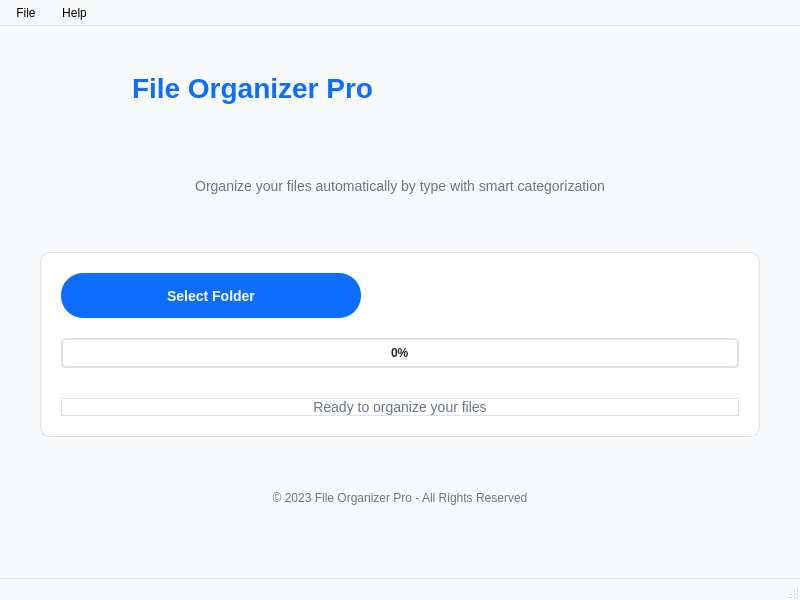
<?xml version="1.0" encoding="UTF-8"?>
<ui version="4.0">
 <class>MainWindow</class>
 <widget class="QMainWindow" name="MainWindow">
  <property name="geometry">
   <rect>
    <x>0</x>
    <y>0</y>
    <width>800</width>
    <height>600</height>
   </rect>
  </property>
  <property name="minimumSize">
   <size>
    <width>600</width>
    <height>400</height>
   </size>
  </property>
  <property name="windowTitle">
   <string>File Organizer Pro</string>
  </property>
  <property name="styleSheet">
   <string notr="true">QMainWindow {
    background-color: #f8f9fa;
}
QPushButton {
    background-color: #0d6efd;
    color: white;
    border: none;
    padding: 10px 20px;
    border-radius: 5px;
    font-size: 14px;
    font-weight: bold;
}
QPushButton:hover {
    background-color: #0b5ed7;
}
QPushButton:pressed {
    background-color: #0a58ca;
}
QPushButton:disabled {
    background-color: #6c757d;
    color: #e9ecef;
}
QProgressBar {
    border: 2px solid #dee2e6;
    border-radius: 5px;
    text-align: center;
    background-color: #FFFFFF;
    height: 25px;
    font-weight: bold;
    color: #212529;
}
QProgressBar::chunk {
    background-color: #0d6efd;
    border-radius: 3px;
}
QLabel {
    color: #212529;
    font-size: 13px;
}
QMenuBar {
    background-color: #f8f9fa;
    border-bottom: 1px solid #dee2e6;
}
QMenuBar::item {
    padding: 6px 10px;
    background: transparent;
}
QMenuBar::item:selected {
    background: #e9ecef;
    border-radius: 4px;
}
QStatusBar {
    background-color: #f8f9fa;
    color: #6c757d;
    border-top: 1px solid #dee2e6;
}</string>
  </property>
  <widget class="QWidget" name="centralwidget">
   <layout class="QVBoxLayout" name="verticalLayout">
    <property name="spacing">
     <number>20</number>
    </property>
    <property name="leftMargin">
     <number>40</number>
    </property>
    <property name="topMargin">
     <number>40</number>
    </property>
    <property name="rightMargin">
     <number>40</number>
    </property>
    <property name="bottomMargin">
     <number>40</number>
    </property>
    <item>
     <layout class="QHBoxLayout" name="headerLayout">
      <item>
       <widget class="QLabel" name="logoLabel">
        <property name="minimumSize">
         <size>
          <width>64</width>
          <height>64</height>
         </size>
        </property>
        <property name="maximumSize">
         <size>
          <width>64</width>
          <height>64</height>
         </size>
        </property>
        <property name="text">
         <string/>
        </property>
        <property name="pixmap">
         <pixmap resource="resources.qrc">:/icons/app_icon.png</pixmap>
        </property>
        <property name="scaledContents">
         <bool>true</bool>
        </property>
       </widget>
      </item>
      <item>
       <widget class="QLabel" name="titleLabel">
        <property name="sizePolicy">
         <sizepolicy hsizetype="Preferred" vsizetype="Maximum">
          <horstretch>0</horstretch>
          <verstretch>0</verstretch>
         </sizepolicy>
        </property>
        <property name="styleSheet">
         <string notr="true">font-size: 28px;
font-weight: bold;
color: #0d6efd;
margin-bottom: 20px;</string>
        </property>
        <property name="text">
         <string>File Organizer Pro</string>
        </property>
        <property name="alignment">
         <set>Qt::AlignLeading|Qt::AlignLeft|Qt::AlignVCenter</set>
        </property>
       </widget>
      </item>
     </layout>
    </item>
    <item>
     <widget class="QLabel" name="descriptionLabel">
      <property name="styleSheet">
       <string notr="true">color: #6c757d;
font-size: 14px;
margin-bottom: 10px;</string>
      </property>
      <property name="text">
       <string>Organize your files automatically by type with smart categorization</string>
      </property>
      <property name="alignment">
       <set>Qt::AlignCenter</set>
      </property>
     </widget>
    </item>
    <item>
     <widget class="QFrame" name="mainFrame">
      <property name="frameShape">
       <enum>QFrame::StyledPanel</enum>
      </property>
      <property name="frameShadow">
       <enum>QFrame::Raised</enum>
      </property>
      <property name="styleSheet">
       <string notr="true">QFrame {
    background-color: white;
    border-radius: 10px;
    border: 1px solid #dee2e6;
}</string>
      </property>
      <layout class="QVBoxLayout" name="verticalLayout_2">
       <property name="spacing">
        <number>20</number>
       </property>
       <property name="leftMargin">
        <number>20</number>
       </property>
       <property name="topMargin">
        <number>20</number>
       </property>
       <property name="rightMargin">
        <number>20</number>
       </property>
       <property name="bottomMargin">
        <number>20</number>
       </property>
       <item>
        <widget class="QPushButton" name="selectFolderButton">
         <property name="minimumSize">
          <size>
           <width>200</width>
           <height>45</height>
          </size>
         </property>
         <property name="maximumSize">
          <size>
           <width>300</width>
           <height>45</height>
          </size>
         </property>
         <property name="font">
          <font>
           <pointsize>14</pointsize>
           <bold>true</bold>
          </font>
         </property>
         <property name="cursor">
          <cursorShape>PointingHandCursor</cursorShape>
         </property>
         <property name="layoutDirection">
          <enum>Qt::LeftToRight</enum>
         </property>
         <property name="styleSheet">
          <string notr="true">QPushButton {
    background-color: #0d6efd;
    color: white;
    border: none;
    padding: 10px 20px;
    border-radius: 22px;
    font-size: 14px;
    font-weight: bold;
}
QPushButton:hover {
    background-color: #0b5ed7;
}
QPushButton:pressed {
    background-color: #0a58ca;
}</string>
         </property>
         <property name="text">
          <string>Select Folder</string>
         </property>
         <property name="icon">
          <iconset resource="resources.qrc">
           <normaloff>:/icons/folder.png</normaloff>:/icons/folder.png</iconset>
         </property>
         <property name="iconSize">
          <size>
           <width>20</width>
           <height>20</height>
          </size>
         </property>
        </widget>
       </item>
       <item>
        <widget class="QProgressBar" name="progressBar">
         <property name="minimumSize">
          <size>
           <width>0</width>
           <height>30</height>
          </size>
         </property>
         <property name="styleSheet">
          <string notr="true">QProgressBar {
    border: 2px solid #dee2e6;
    border-radius: 5px;
    text-align: center;
    background-color: #FFFFFF;
    height: 25px;
    font-weight: bold;
    color: #212529;
}
QProgressBar::chunk {
    background-color: #0d6efd;
    border-radius: 3px;
}</string>
         </property>
         <property name="value">
          <number>0</number>
         </property>
         <property name="textVisible">
          <bool>true</bool>
         </property>
        </widget>
       </item>
       <item>
        <widget class="QLabel" name="statusLabel">
         <property name="styleSheet">
          <string notr="true">color: #6c757d;
font-size: 14px;
margin-top: 10px;</string>
         </property>
         <property name="text">
          <string>Ready to organize your files</string>
         </property>
         <property name="alignment">
          <set>Qt::AlignCenter</set>
         </property>
         <property name="wordWrap">
          <bool>true</bool>
         </property>
        </widget>
       </item>
      </layout>
     </widget>
    </item>
    <item>
     <widget class="QLabel" name="footerLabel">
      <property name="styleSheet">
       <string notr="true">color: #6c757d;
font-size: 12px;</string>
      </property>
      <property name="text">
       <string>© 2023 File Organizer Pro - All Rights Reserved</string>
      </property>
      <property name="alignment">
       <set>Qt::AlignCenter</set>
      </property>
     </widget>
    </item>
   </layout>
  </widget>
  <widget class="QMenuBar" name="menubar">
   <property name="geometry">
    <rect>
     <x>0</x>
     <y>0</y>
     <width>800</width>
     <height>24</height>
    </rect>
   </property>
   <widget class="QMenu" name="menuFile">
    <property name="title">
     <string>File</string>
    </property>
    <addaction name="actionSelect_Folder"/>
    <addaction name="separator"/>
    <addaction name="actionExit"/>
   </widget>
   <widget class="QMenu" name="menuHelp">
    <property name="title">
     <string>Help</string>
    </property>
    <addaction name="actionAbout"/>
   </widget>
   <addaction name="menuFile"/>
   <addaction name="menuHelp"/>
  </widget>
  <widget class="QStatusBar" name="statusbar"/>
  <action name="actionSelect_Folder">
   <property name="text">
    <string>Select Folder</string>
   </property>
   <property name="shortcut">
    <string>Ctrl+O</string>
   </property>
  </action>
  <action name="actionExit">
   <property name="text">
    <string>Exit</string>
   </property>
   <property name="shortcut">
    <string>Ctrl+Q</string>
   </property>
  </action>
  <action name="actionAbout">
   <property name="text">
    <string>About</string>
   </property>
  </action>
 </widget>
 <resources>
  <include location="resources.qrc"/>
 </resources>
 <connections/>
</ui> 
